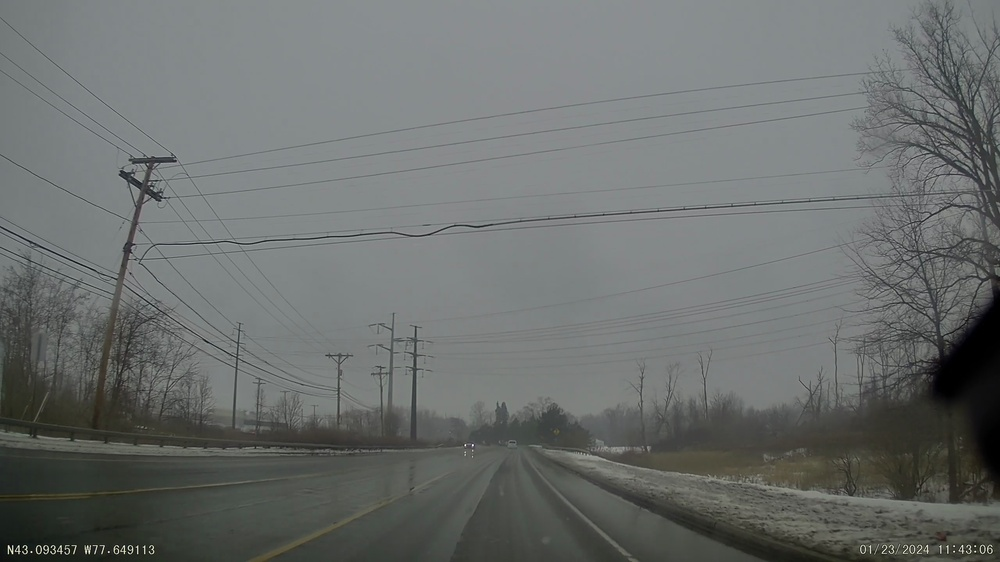
#> input picture src/tests/test_data/frame01.jpg, 1000 x 562 px, shrunk from 2560 x 1440 before the run, given in place of 20240131103244_021233_short.MP4, which was not available
$ python video.py
#> lines starting #> are read from the running program, lines starting #| are printed output that depends on the picture; after the words box and inside, x2 and y2 are one past the last pixel; in counts of white or black regions, pixels touching at a corner belong together
#> in linear_testing, frame is the input picture: shape (562, 1000, 3); mean B, G, R 109.2, 110.7, 107.1
""" Utility functions for loading and saving videos.
@author: Jai Wargacki"""

import cv2
import numpy as np

import time
from concurrent.futures import ThreadPoolExecutor

def process(frame):
    # Convert to grayscale
    gray = cv2.cvtColor(frame, cv2.COLOR_BGR2GRAY)
    # Apply Gaussian Blur
    blur = cv2.GaussianBlur(gray, (5, 5), 0)
    # Apply Canny Edge Detection
    edges = cv2.Canny(blur, 50, 150)
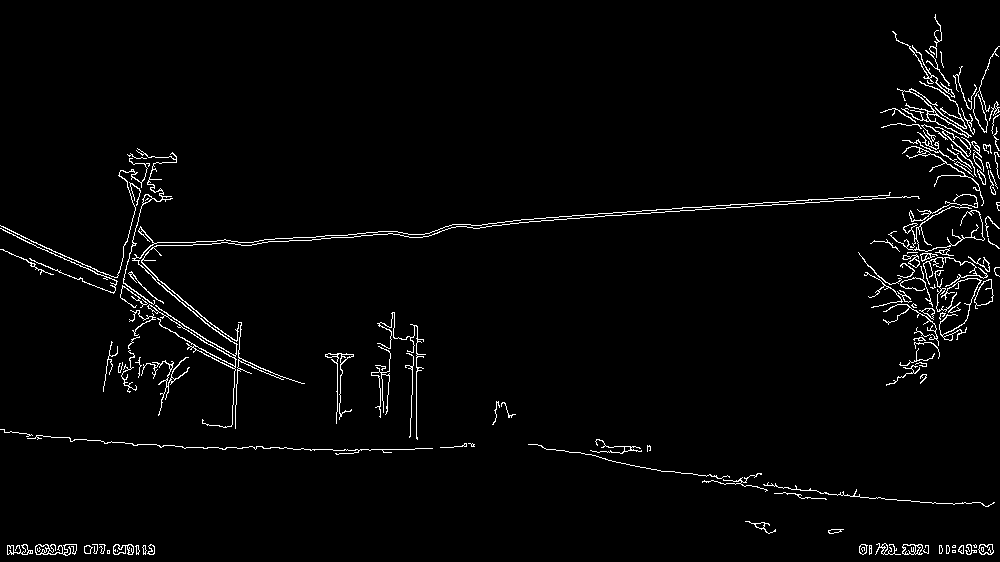
#> edges: shape (562, 1000); 2.5% white in thin lines or dots

def info(path):
    video_capture = cv2.VideoCapture(path)
    fps = video_capture.get(cv2.CAP_PROP_FPS)
    frame_count = int(video_capture.get(cv2.CAP_PROP_FRAME_COUNT))
    duration = frame_count / fps
    print("fps: ", fps)
    print("frame_count: ", frame_count)
    print("duration: ", duration)
    video_capture.release()
    return duration


def linear_testing(path):
    video_capture = cv2.VideoCapture(path)
    while True:
        ret, frame = video_capture.read()
        if not ret:
            break
        process(frame)
    video_capture.release()

def parrallel_testing(path, num_workers=7):
    video_capture = cv2.VideoCapture(path)
    with ThreadPoolExecutor(max_workers=num_workers) as executor:
        while True:
            ret, frame = video_capture.read()
            if not ret:
                break
            executor.submit(process, frame)
        executor.shutdown(wait=True)
    video_capture.release()


def main():
    path = "../working-data/20240131103244_021233_short.MP4"
    duration = info(path)
    start = time.time()
    linear_testing(path)
    end = time.time()
    print("time linear: ", end - start)
    print("percentage: ", (end - start) / duration)

    start = time.time()
    parrallel_testing(path)
    end = time.time()
    print("time parrallel: ", end - start)
    print("percentage: ", (end - start) / duration)

if __name__ == "__main__":
    main()

$ run again, on src/tests/test_data/frame02.jpg
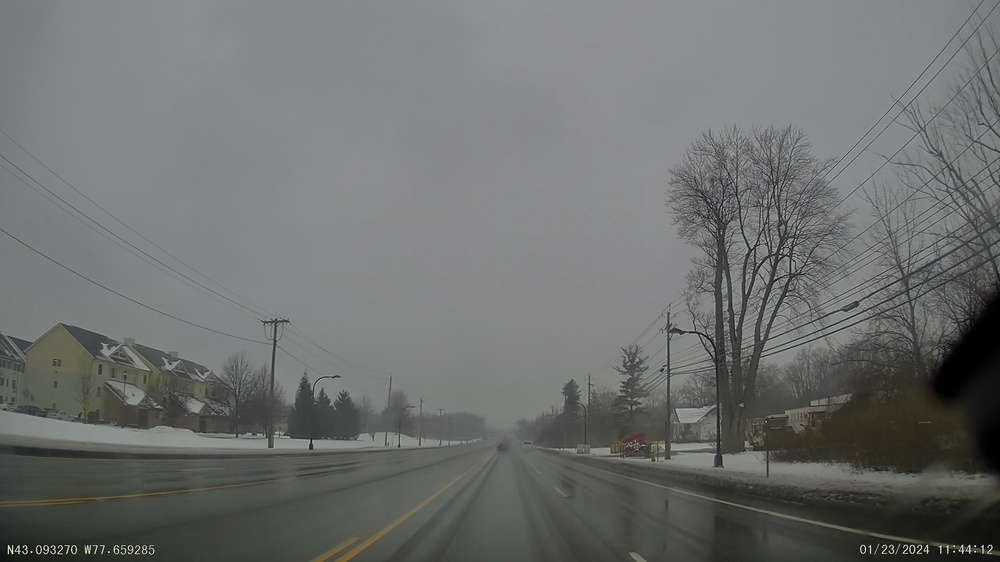
#> input picture src/tests/test_data/frame02.jpg, 1000 x 562 px, shrunk from 2560 x 1440 before the run, given in place of 20240131103244_021233_short.MP4, which was not available
#> in linear_testing, frame is the input picture: shape (562, 1000, 3); mean B, G, R 110.4, 112.1, 109.5
#> in process, `edges = cv2.Canny(blur, 50, 150)`:
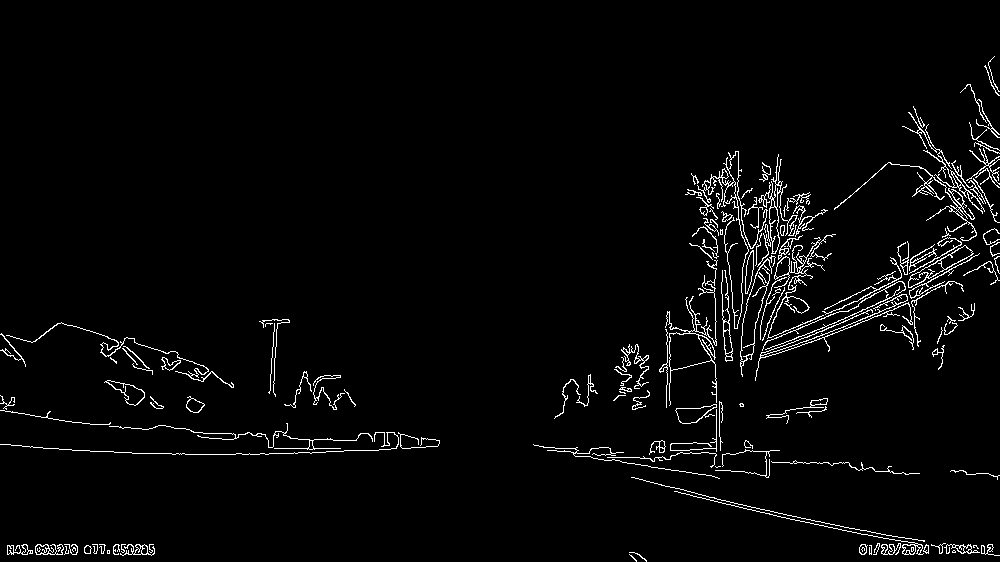
#> edges: shape (562, 1000); 2.9% white in thin lines or dots

$ run again, on src/tests/test_data/frame03.jpg
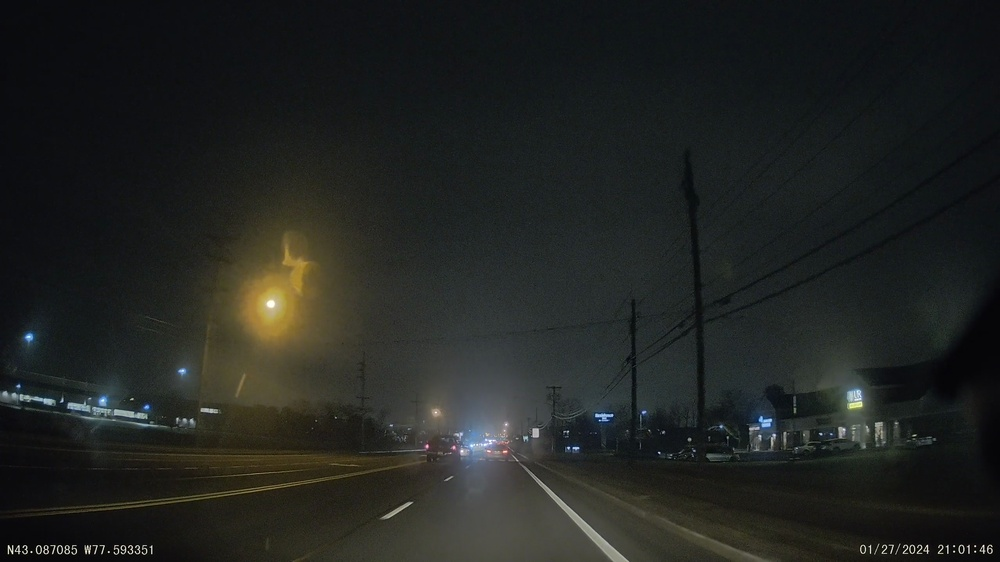
#> input picture src/tests/test_data/frame03.jpg, 1000 x 562 px, shrunk from 2560 x 1440 before the run, given in place of 20240131103244_021233_short.MP4, which was not available
#> in linear_testing, frame is the input picture: shape (562, 1000, 3); mean B, G, R 33.6, 36.1, 33.7
#> in process, `gray = cv2.cvtColor(frame, cv2.COLOR_BGR2GRAY)`:
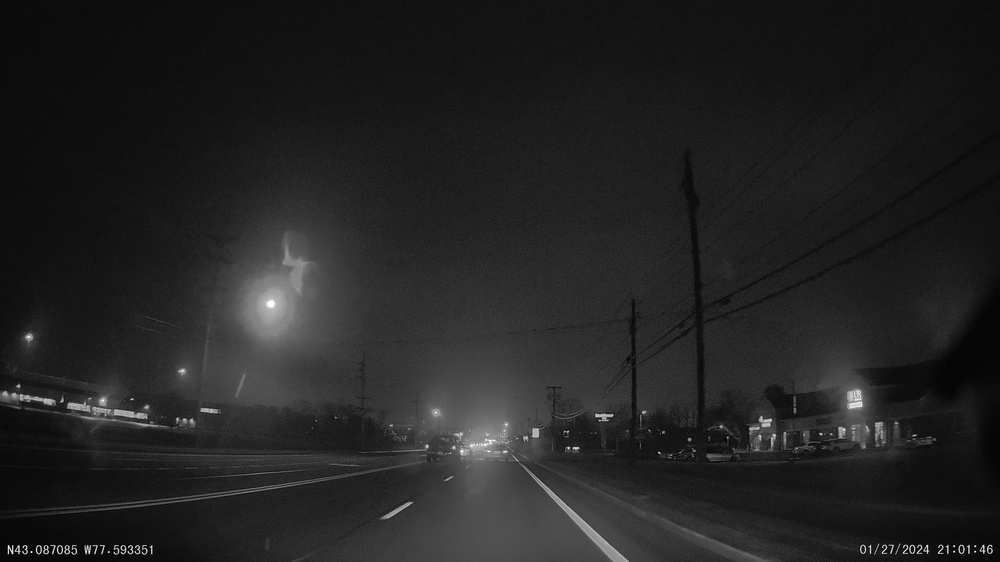
#> gray: shape (562, 1000); min 0, max 255, mean 35.1
#> in process, `edges = cv2.Canny(blur, 50, 150)`:
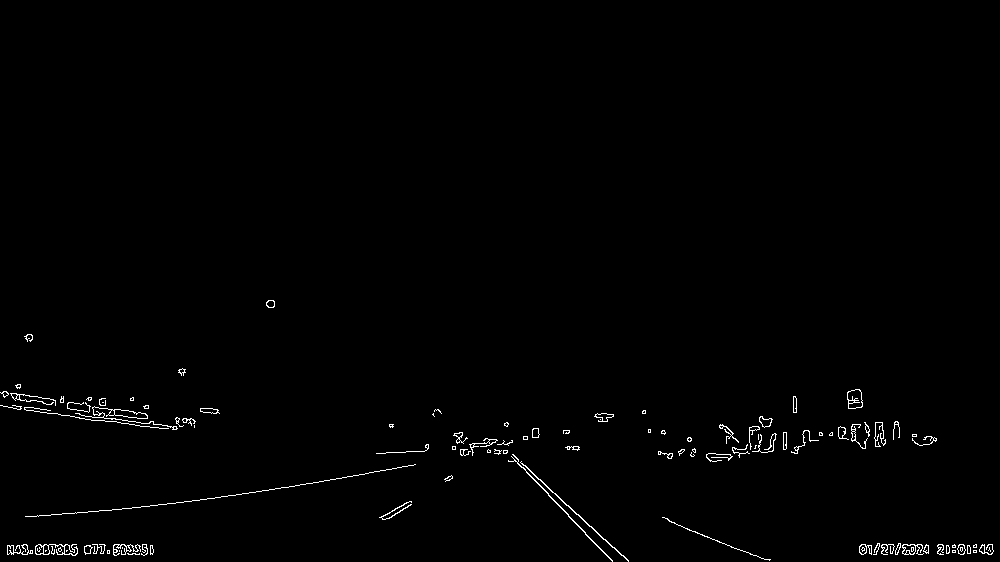
#> edges: shape (562, 1000); 0.87% white in thin lines or dots, all inside (x1, y1, x2, y2) = (0, 300, 994, 562)

$ run again, on src/tests/test_data/frame04.jpg
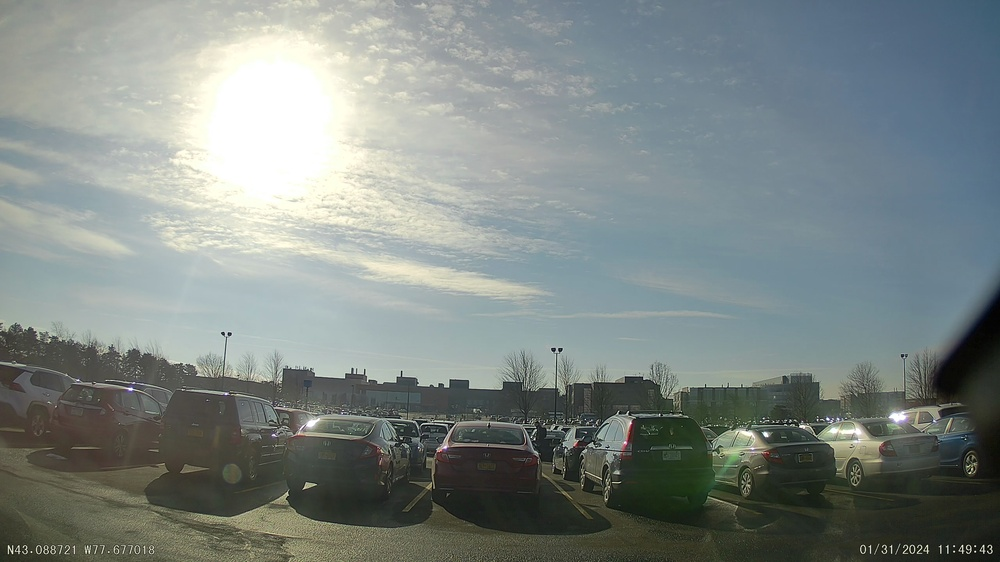
#> input picture src/tests/test_data/frame04.jpg, 1000 x 562 px, shrunk from 2560 x 1440 before the run, given in place of 20240131103244_021233_short.MP4, which was not available
#> in linear_testing, frame is the input picture: shape (562, 1000, 3); mean B, G, R 132.5, 135, 126
#> in process, `gray = cv2.cvtColor(frame, cv2.COLOR_BGR2GRAY)`:
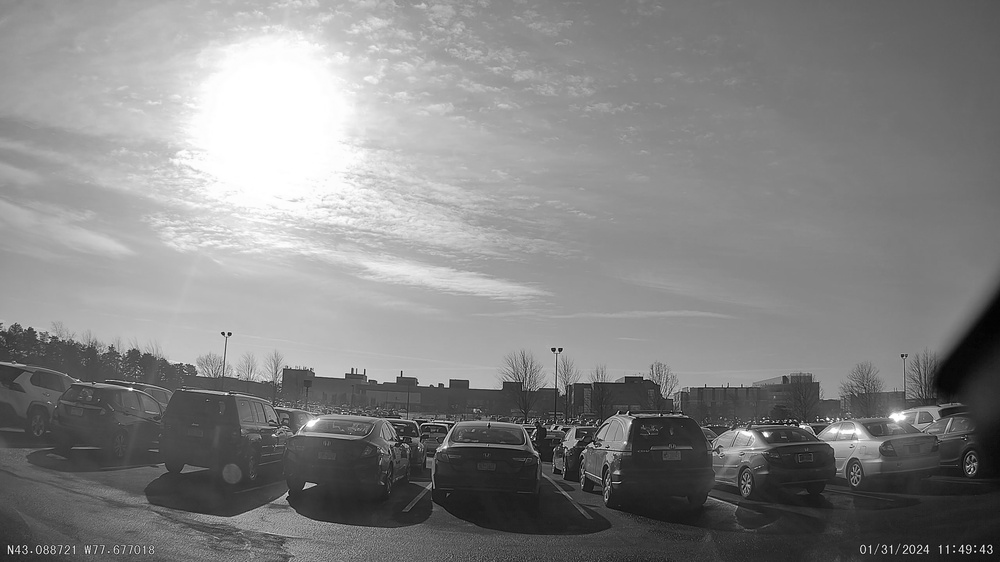
#> gray: shape (562, 1000); min 0, max 255, mean 132.1
#> in process, `edges = cv2.Canny(blur, 50, 150)`:
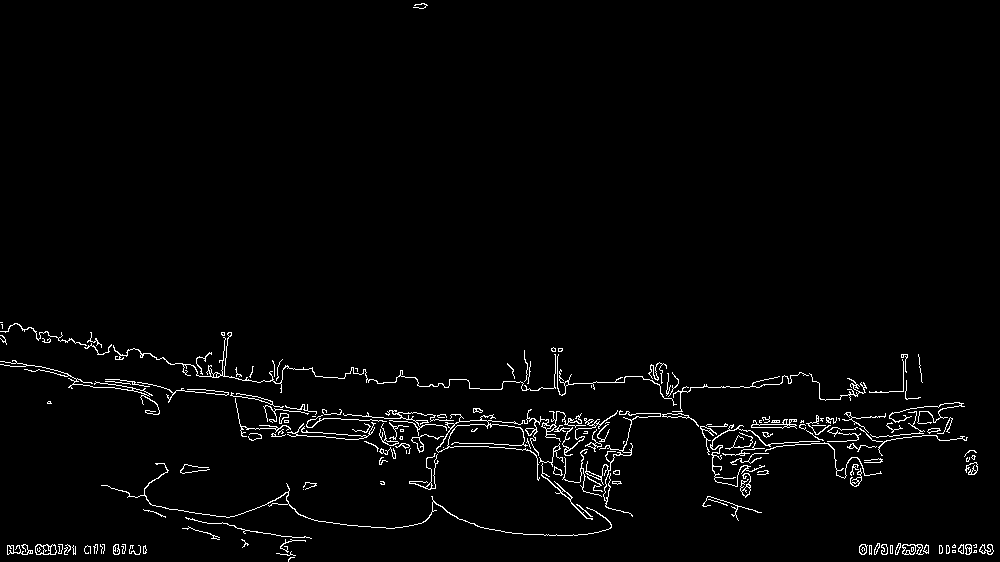
#> edges: shape (562, 1000); 2.2% white in thin lines or dots
